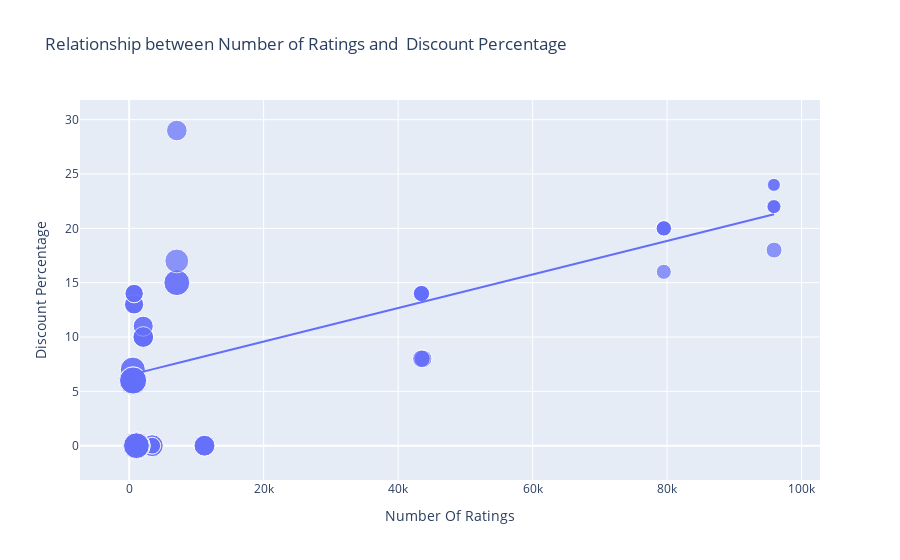

Notebook cell for this chart:
### Markdown cell above
#### relationship between discount percentageand no of rating of Iphones

### Code cell
figure = px.scatter(data_frame = data , x = 'Number Of Ratings', y = 'Discount Percentage', size = 'Sale Price', trendline= 'ols', title= 'Relationship between Number of Ratings and  Discount Percentage')
figure.show()

### Figure 1 — Plotly figure (JSON) as saved in the notebook; plotly's stock layout.template omitted (floating-point values rounded to 4 significant figures)
{"data": [{"hovertemplate": "Number Of Ratings=%{x}<br>Discount Percentage=%{y}<br>Sale Price=%{marker.size}<extra></extra>", "legendgroup": "", "marker": {"color": "#636efa", "size": [49900, 84900, 84900, 77000, 77000, 49900, 49900, 77000, 89900, 41999, 39999, 41999, 41999, 41999, 131900, 117100, 131900, 117100, 74999, 117900, 117100, 117900, 99900, 44999, 140900, 130900, 64900, 120900, 59900, 75900, 110900, 130900, 120900, 64900, 64900, 75900, 75900, 120900, 59900, 120900, 75900, 140900, 70900, 70900, 75900, 59900, 110900, 120900, 130900, 130900, 54999, 54999, 29999, 34999, 34999, 34999, 54999, 29999, 46999, 46999, 46999, 46999], "sizemode": "area", "sizeref": 352.2, "symbol": "circle"}, "mode": "markers", "name": "", "orientation": "v", "showlegend": false, "type": "scatter", "x": [3431, 3431, 3431, 11202, 11202, 3431, 3431, 11202, 1454, 79512, 79512, 79582, 79512, 79512, 1078, 1078, 1078, 1078, 7088, 7088, 1078, 7088, 7081, 95909, 542, 580, 740, 545, 740, 2101, 545, 580, 580, 730, 730, 2101, 2101, 580, 740, 580, 2092, 545, 2101, 2092, 2101, 740, 545, 580, 580, 580, 43707, 43707, 95807, 95909, 95807, 95909, 43470, 95909, 43470, 43470, 43470, 43470], "xaxis": "x", "y": [0, 0, 0, 0, 0, 0, 0, 0, 0, 20, 16, 20, 20, 20, 0, 0, 0, 0, 29, 15, 0, 15, 17, 18, 6, 6, 13, 6, 14, 10, 7, 6, 6, 13, 13, 10, 10, 6, 14, 6, 10, 6, 11, 11, 10, 14, 7, 6, 6, 6, 8, 8, 24, 22, 22, 22, 8, 24, 14, 14, 14, 14], "yaxis": "y"}, {"hovertemplate": "<b>OLS trendline</b><br>Discount Percentage = 0.000154292 * Number Of Ratings + 6.49233<br>R<sup>2</sup>=0.468988<br><br>Number Of Ratings=%{x}<br>Discount Percentage=%{y} <b>(trend)</b><extra></extra>", "legendgroup": "", "marker": {"color": "#636efa", "symbol": "circle"}, "mode": "lines", "name": "", "showlegend": false, "type": "scatter", "x": [542, 545, 545, 545, 545, 580, 580, 580, 580, 580, 580, 580, 580, 730, 730, 740, 740, 740, 740, 1078, 1078, 1078, 1078, 1078, 1454, 2092, 2092, 2101, 2101, 2101, 2101, 2101, 3431, 3431, 3431, 3431, 3431, 7081, 7088, 7088, 7088, 11202, 11202, 11202, 43470, 43470, 43470, 43470, 43470, 43707, 43707, 79512, 79512, 79512, 79512, 79582, 95807, 95807, 95909, 95909, 95909, 95909], "xaxis": "x", "y": [6.576, 6.576, 6.576, 6.576, 6.576, 6.582, 6.582, 6.582, 6.582, 6.582, 6.582, 6.582, 6.582, 6.605, 6.605, 6.607, 6.607, 6.607, 6.607, 6.659, 6.659, 6.659, 6.659, 6.659, 6.717, 6.815, 6.815, 6.816, 6.816, 6.816, 6.816, 6.816, 7.022, 7.022, 7.022, 7.022, 7.022, 7.585, 7.586, 7.586, 7.586, 8.221, 8.221, 8.221, 13.2, 13.2, 13.2, 13.2, 13.2, 13.24, 13.24, 18.76, 18.76, 18.76, 18.76, 18.77, 21.27, 21.27, 21.29, 21.29, 21.29, 21.29], "yaxis": "y"}], "layout": {"legend": {"itemsizing": "constant", "tracegroupgap": 0}, "title": {"text": "Relationship between Number of Ratings and  Discount Percentage"}, "xaxis": {"anchor": "y", "domain": [0, 1], "title": {"text": "Number Of Ratings"}}, "yaxis": {"anchor": "x", "domain": [0, 1], "title": {"text": "Discount Percentage"}}}}
